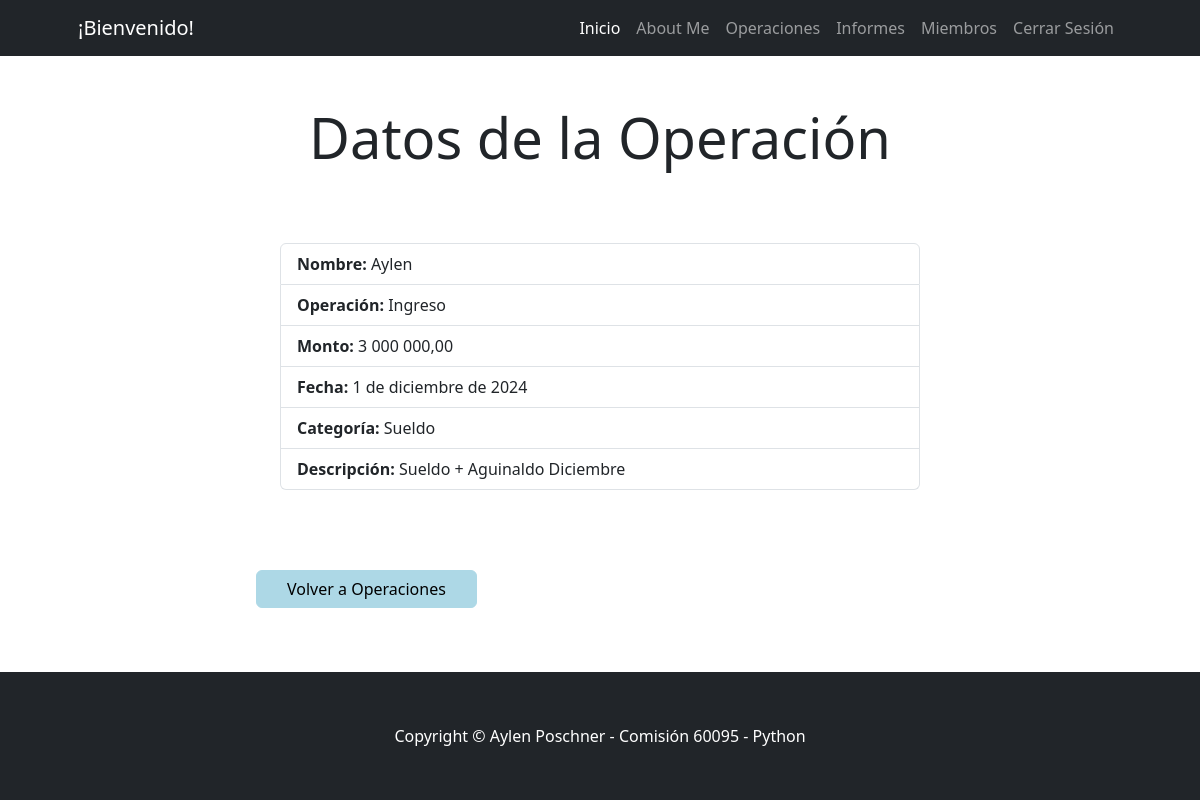
The app's page /gestion/transaccion/detail/9 (signed in) with its own data.
### gestion/models.py (models this page shows)
class Transaccion(models.Model):
    nombre = models.ForeignKey(User,on_delete=models.DO_NOTHING)
    tipo = models.CharField(max_length=1,choices=TIPOS_TRANSACCIONES)
    monto = models.DecimalField(max_digits=10,decimal_places=2)
    categoria = models.CharField(max_length=50,choices=CATEGORIAS,default="O")
    descripcion = models.TextField(max_length=30,null=True,blank=True)
    fecha = models.DateField(null=True,blank=True)
    class Meta:
        verbose_name = "Transaccion"
        verbose_name_plural = "Transacciones"
        ordering = ("-fecha",)

### gestion/views_models/transaccion.py (the view)
# urls.py: path("transaccion/detail/<int:pk>", transaccion.TransaccionDetailView.as_view(), name="transaccion_detail"),
class TransaccionDetailView(DetailView):
    model = Transaccion

### gestion/templates/gestion/transaccion_detail.html
{% extends 'core/base.html' %}
{% load static %}
{% load humanize %}
{% block contenido %}
<div class="container px-4 px-lg-5">
    <div class="row justify-content-center my-5">
        <div class="col-lg-8 text-center">
            <h4 class="display-4 mb-4">Datos de la Operación</h4>
        </div>
        <div class="container px-4 px-lg-5 my-5">
            <div class="row justify-content-center">
                <div class="col-lg-8">
                    <ul class="list-group">
                        <li class="list-group-item">
                            <strong>Nombre:</strong> {{ object.nombre }}
                        </li>
                        <li class="list-group-item">
                            <strong>Operación:</strong> {{ object.get_tipo_display }}
                        </li>
                        <li class="list-group-item">
                            <strong>Monto:</strong> {{ object.monto|intcomma }}
                        </li>
                        <li class="list-group-item">
                            <strong>Fecha:</strong> {{ object.fecha }}
                        </li>
                        <li class="list-group-item">
                            <strong>Categoría:</strong> {{ object.get_categoria_display }}
                        </li>
                        <li class="list-group-item">
                            <strong>Descripción:</strong>
                                {% if object.descripcion %}
                                    {{ object.descripcion }}
                                {% else %}
                                    <em>Sin descripción</em>
                                {% endif %}
                        </li>
                    </ul>
                </div>
            </div>
        </div>
        <div class="col-lg-8 mt-4">
            <a href="{% url 'gestion:transaccion_list' %}" class="btn btn-primary mt-2" style="background-color:lightblue; border-color:lightblue; color: black; padding-left: 30px; padding-right: 30px;">Volver a Operaciones</a>
        </div>
    </div>
</div>
{% endblock contenido %}

### records on screen
Transaccion: nombre "Aylen", tipo "Ingreso", monto "3 000 000,00", fecha "1 de diciembre de 2024", categoria "Sueldo", descripcion "Sueldo + Aguinaldo Diciembre"
